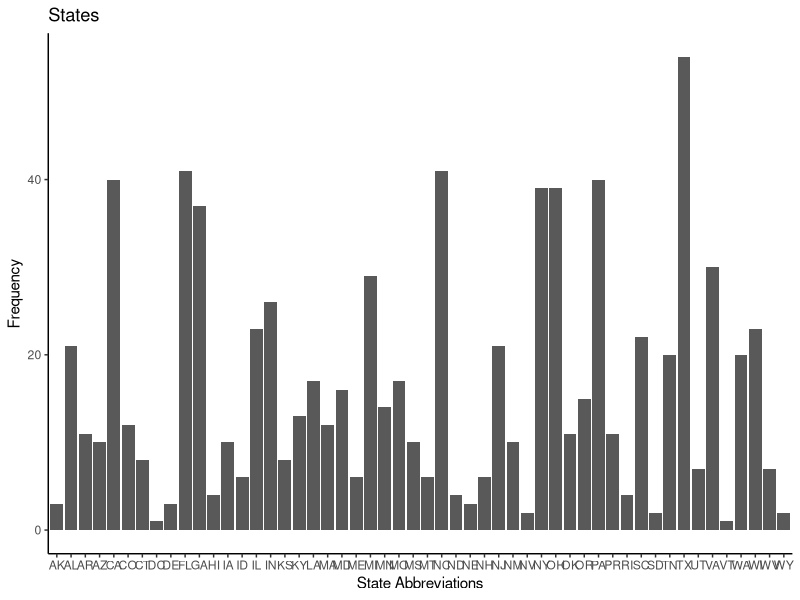
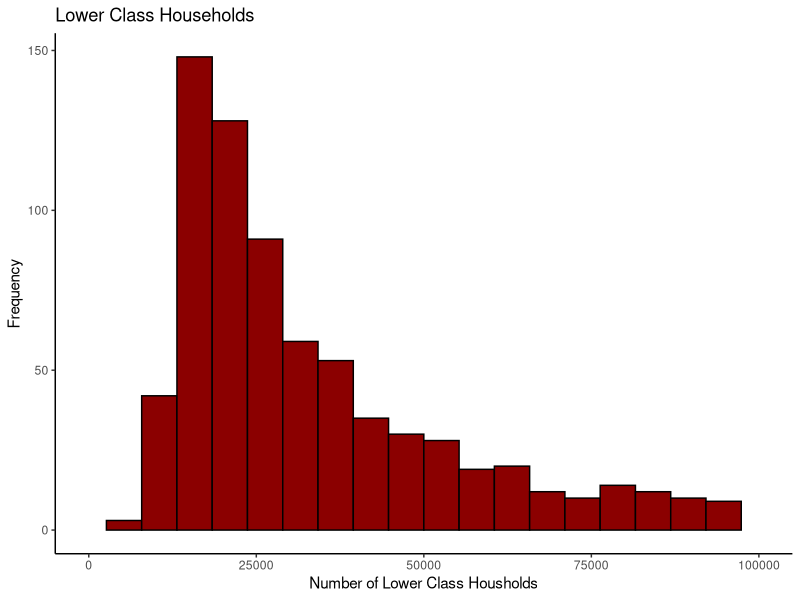
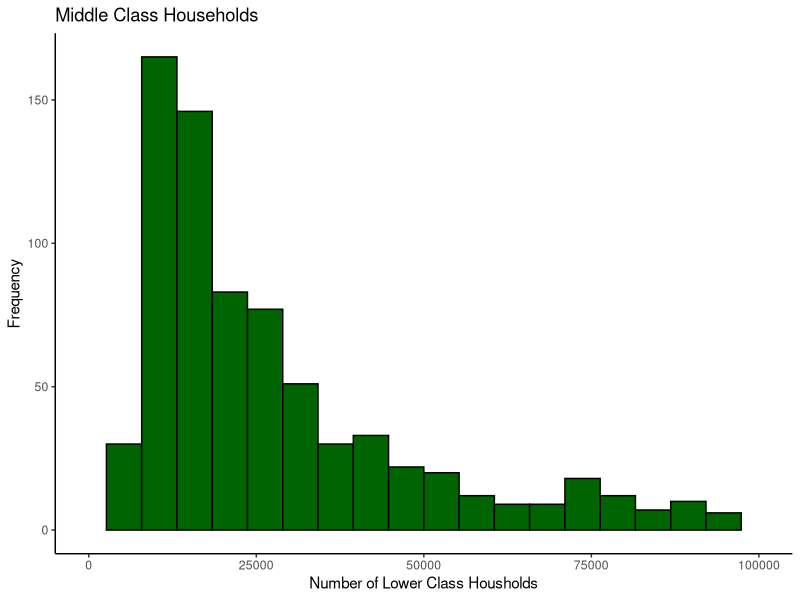
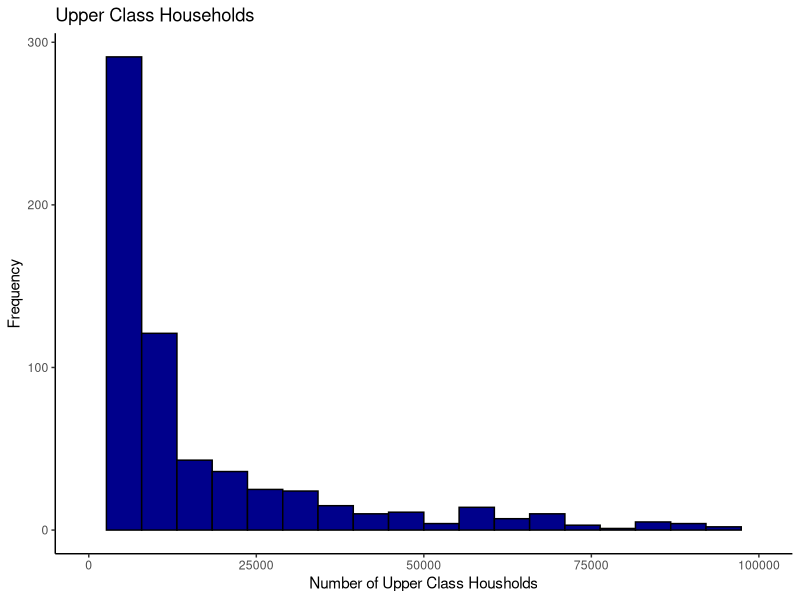
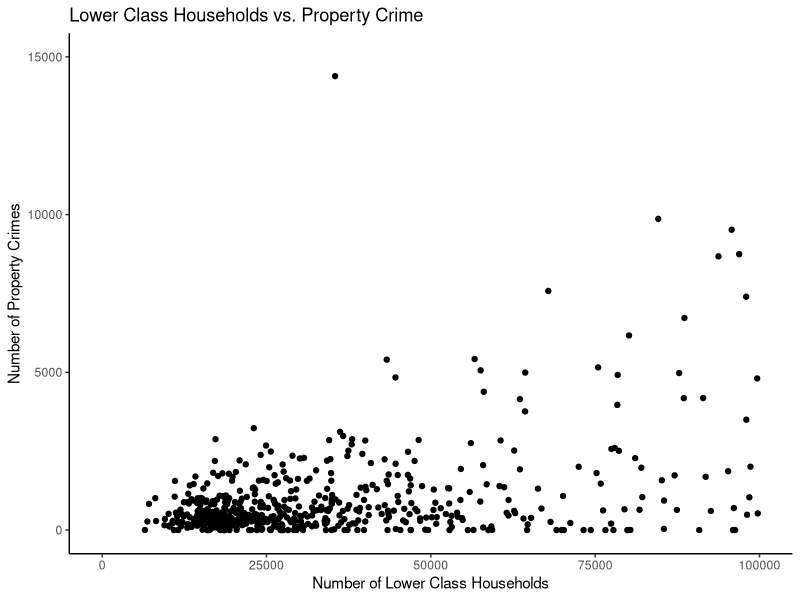
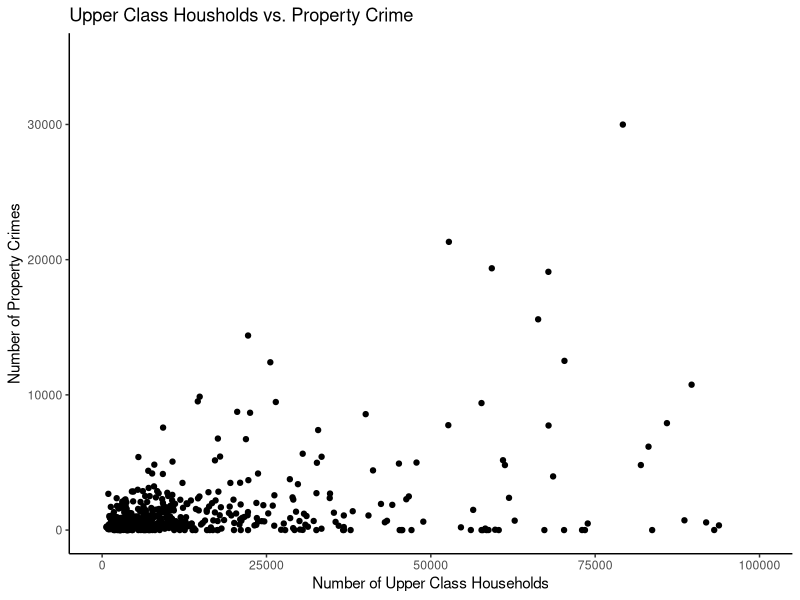
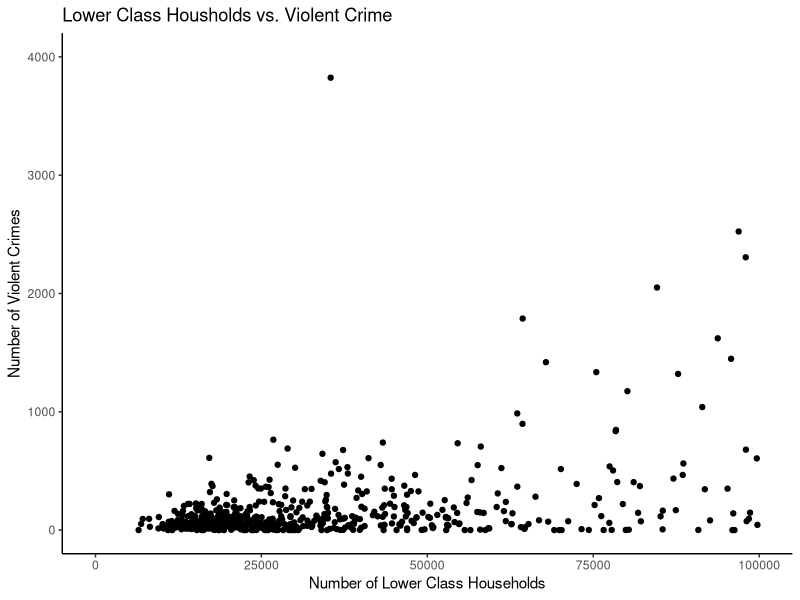
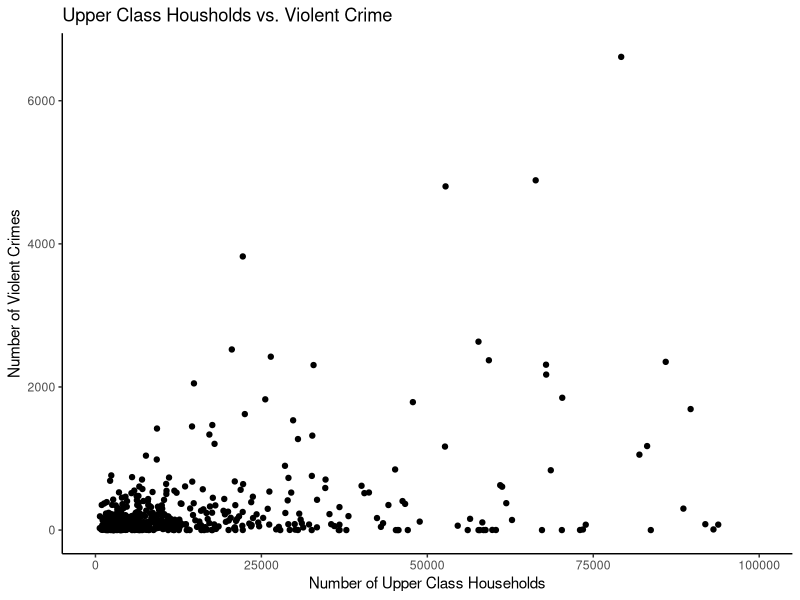

Here is the R script that generated these plots, in order:
## ---- chunk 1
knitr::opts_chunk$set(warning=FALSE, tidy=TRUE, tidy.opts=list(width.cutoff=60))
income <- read.csv("income.csv")
crime <- read.csv("crime.csv")
library(dplyr)
library(tidyverse)
library(ggplot2)
library(kableExtra)
## ---- chunk 2
#Remove unnecessary variable names
income <- income[-1,]
crime <- crime[-1,]

# Convert crime character variables to numeric
crime$Total.Violent.and.Property.Crimes <- as.numeric(crime$Total.Violent.and.Property.Crimes)
crime$Total.Violent.Crimes. <- as.numeric(crime$Total.Violent.Crimes.)
crime$Total.Property.Crimes <- as.numeric(crime$Total.Property.Crimes)

# Merge datasets
sum(table(crime$FIPS) > 1)
sum(table(income$FIPS) > 1)
income_crime_full <- inner_join(income, crime, by="FIPS")

# Only variables of interest
all.income_crime <- select(income_crime_full, FIPS, Name.of.Area.x, State.U.S..Abbreviation..USPS., Total.Population, Population.Density..Per.Sq..Mile., Area..Land., Households., Households..Less.than..10.000, Households...10.000.to..14.999, Households...15.000.to..19.999, Households...20.000.to..24.999, Households...25.000.to..29.999, Households...30.000.to..34.999, Households...35.000.to..39.999,Households...40.000.to..44.999,Households...45.000.to..49.999,Households...50.000.to..59.999,Households...60.000.to..74.999,Households...75.000.to..99.999,Households...100.000.to..124.999, Households...125.000.to..149.999, Households...150.000.to..199.999, Households...200.000.or.More, Median.Household.Income..In.2018.Inflation.Adjusted.Dollars., Average.Household.Income..In.2018.Inflation.Adjusted.Dollars., Total.Violent.and.Property.Crimes, Total.Violent.Crimes., Total.Property.Crimes)

# Convert income character variables to numeric
numeric_variable <- function(column) {
  column <- column[!is.na(column) | column != " "]
  all(grepl("^[0-9]+$", column))
}

for (col in names(all.income_crime)) {
  if (is.character(all.income_crime[[col]])) {
    if (numeric_variable(all.income_crime[[col]])) {
      all.income_crime[[col]] <- as.numeric(all.income_crime[[col]])
    }
  }
}

# Merge Income Variables
income.levels_crime <- mutate(all.income_crime, 
                              lower_class_households= Households..Less.than..10.000 + Households...10.000.to..14.999 + Households...15.000.to..19.999 + Households...20.000.to..24.999 + Households...25.000.to..29.999 + Households...30.000.to..34.999 + Households...35.000.to..39.999 + Households...40.000.to..44.999 + Households...45.000.to..49.999 + Households...50.000.to..59.999, 
                              middle_class_households= Households...60.000.to..74.999 + Households...75.000.to..99.999 + Households...100.000.to..124.999 + Households...125.000.to..149.999, 
                              upper_class_households= Households...150.000.to..199.999 + Households...200.000.or.More)

# Cleaned dataset
income_crime <- select(income.levels_crime, FIPS, Name.of.Area.x, State.U.S..Abbreviation..USPS., Total.Population, Population.Density..Per.Sq..Mile., Area..Land., Households., lower_class_households, middle_class_households, upper_class_households, Total.Violent.and.Property.Crimes, Total.Violent.Crimes., Total.Property.Crimes)
## ---- chunk 3
variables <- data.frame(
  Variable = c("FIPS", "Name.of.Area.x", "State.U.S..Abbreviation..USPS.",     "Total.Population", "Population.Density..Per.Sq..Mile.", "Area..Land.", "Households.", "lower_class_households", "middle_class_households", "upper_class_households", "Total.Violent.and.Property.Crimes", "Total.Violent.Crimes.", "Total.Property.Crimes"), 
  Type = c("double", "character", "character","double", "double", "double", "double", "double", "double", "double", "double", "double", "double"), 
  Description = c("County Federal Information Processing Standards Codes", "Name of County", "U.S. State Abbreviation", "Total population of county", "Population density (per sq. mile)", "Land Area (sq. mile)", "Total Number of Households", "Number of Households with Income less than $60,000", "Number of Households with Income $60,000 to $149,000", "Number of Households with Income more than $150,000", "Total Violent and Property Crimes", "Total Violent Crimes.", "Total Property Crimes"))

kable_classic(kbl(variables,caption = "Variable Descriptions"),full_width = FALSE)
## ---- chunk 4
# Convert state names to upper case
income_crime$State.U.S..Abbreviation..USPS. <- str_to_upper(income_crime$State.U.S..Abbreviation..USPS.)

# Create graph
income.crime_ggplot <- ggplot(income_crime)
income.crime_ggplot + geom_bar(aes(x=State.U.S..Abbreviation..USPS.)) + theme_classic() + labs(title='States', x='State Abbreviations', y='Frequency')

# Frequency table
mytable <- data.frame(table(income_crime$State.U.S..Abbreviation..USPS.))
colnames(mytable) <- c('State','Frequency')
kable_classic(kbl(mytable,caption = "Frequency of States"),full_width = FALSE)
## ---- chunk 5
income.crime_ggplot + geom_histogram(aes(x=lower_class_households), bins= 20, col='black',fill='dark red') + theme_classic() + labs(title='Lower Class Households', x='Number of Lower Class Housholds', y='Frequency') + xlim(c(0,100000))
## ---- chunk 6
income.crime_ggplot + geom_histogram(aes(x=middle_class_households), bins= 20, col='black',fill='dark green') + theme_classic() + labs(title='Middle Class Households', x='Number of Lower Class Housholds', y='Frequency') + xlim(c(0,100000))
## ---- chunk 7
income.crime_ggplot + geom_histogram(aes(x=upper_class_households), bins= 20,col='black',fill='dark blue') + theme_classic() + labs(title='Upper Class Households', x='Number of Upper Class Housholds', y='Frequency') + xlim(c(0,100000))
## ---- chunk 8
income.crime_ggplot + geom_point(aes(x=lower_class_households,y=Total.Property.Crimes)) + labs(title='Lower Class Households vs. Property Crime', x='Number of Lower Class Households',y='Number of Property Crimes')+ xlim(c(0,100000))+ ylim(c(0,15000))+theme_classic()
## ---- chunk 9
income.crime_ggplot + geom_point(aes(x=upper_class_households,y=Total.Property.Crimes)) + labs(title='Upper Class Housholds vs. Property Crime', x='Number of Upper Class Households',y='Number of Property Crimes')+ xlim(c(0,100000))+ ylim(c(0,35000))+theme_classic()
## ---- chunk 10
income.crime_ggplot + geom_point(aes(x=lower_class_households,y=Total.Violent.Crimes.)) + labs(title='Lower Class Housholds vs. Violent Crime', x='Number of Lower Class Households',y='Number of Violent Crimes')+ xlim(c(0,100000)) + ylim(c(0,4000)) + theme_classic()
## ---- chunk 11
income.crime_ggplot + geom_point(aes(x=upper_class_households,y=Total.Violent.Crimes.)) + labs(title='Upper Class Housholds vs. Violent Crime', x='Number of Upper Class Households',y='Number of Violent Crimes') + xlim(c(0,100000))+ theme_classic()
